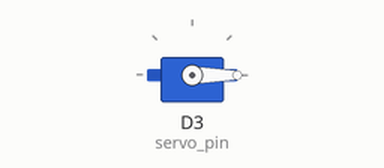
A sketch run on a simulated ESP8266 (NodeMCU). On the bench: servo.

Above: at 0.05 s.
At 1.5 s:
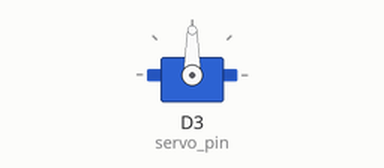
At 3.0 s:
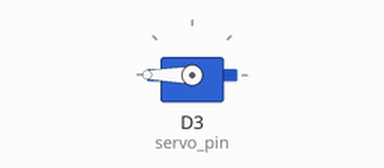
Timing chart, 0 to 6.9 s (numbered marks = the images above):
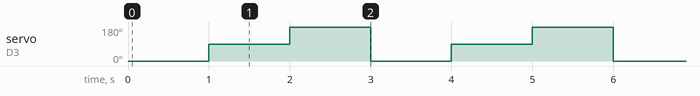

The sketch:

servo_script_test.ino
```cpp
#include <Servo.h>

#define servo_pin D3

Servo servo;

void setup() {
  Serial.begin(115200);

  servo.attach(servo_pin);
}

void loop() {
  servo.write(0);
  delay(1000);

  servo.write(90);
  delay(1000);

  servo.write(180);
  delay(1000);
}
```

Measured:
- by itself, servo on D3 (servo_pin): repeats every 3.0 s: 180° 1.0 s, 0° 1.0 s, 90° 1.0 s
